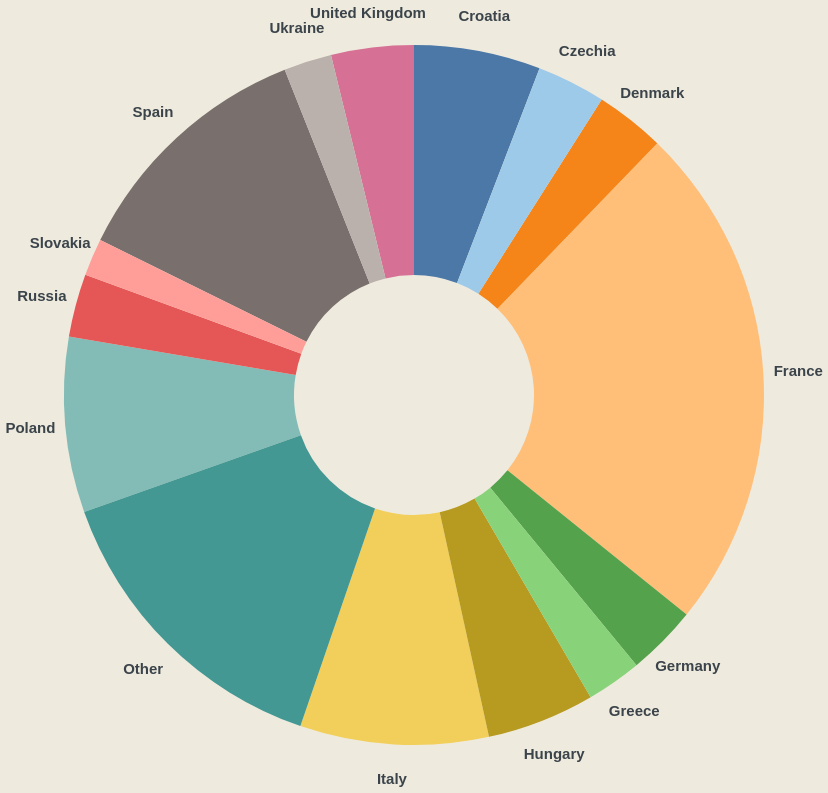

Describe this chart as a Vega-Lite specification.
### Vega-Lite specification from a JSON file in a GitHub repository (floating-point values rounded to 4 significant figures)
{"$schema": "https://vega.github.io/schema/vega-lite/v4.json", "width": 440, "height": 330, "background": "#EEEADD", "description": "A donut chart representing the number of tourists that visit each country on average.", "data": {"name": "table", "values": [{"country": "France", "value": 199200000.0, "percent": 23.56}, {"country": "Spain", "value": 98706350, "percent": 11.67}, {"country": "Italy", "value": 73570000.0, "percent": 8.7}, {"country": "Poland", "value": 68472600, "percent": 8.09}, {"country": "Croatia", "value": 49382150, "percent": 5.84}, {"country": "Hungary", "value": 42129100, "percent": 4.98}, {"country": "United Kingdom", "value": 32233250, "percent": 3.81}, {"country": "Denmark", "value": 27220000.0, "percent": 3.22}, {"country": "Germany", "value": 27428400, "percent": 3.24}, {"country": "Czechia", "value": 26810000.0, "percent": 3.17}, {"country": "Russia", "value": 24676600, "percent": 2.92}, {"country": "Greece", "value": 21517500, "percent": 2.54}, {"country": "Ukraine", "value": 18684100, "percent": 2.21}, {"country": "Slovakia", "value": 14526000, "percent": 1.72}, {"country": "Other", "value": 121000000.0, "percent": 14.31}]}, "layer": [{"mark": {"type": "arc", "innerRadius": 120, "outerRadius": 350}, "encoding": {"tooltip": [{"field": "country", "type": "nominal", "title": "Country Name"}, {"field": "value", "type": "quantitative", "title": "Avg. Number of Tourists", "format": ","}, {"field": "percent", "type": "quantitative", "title": "% of Total: "}], "color": {"field": "country", "scale": {"scheme": "tableau20"}}}}, {"mark": {"type": "text", "radius": 385, "fontSize": 15, "fontStyle": "bold", "color": "#3B444B"}, "encoding": {"text": {"field": "country", "type": "nominal"}}}], "encoding": {"theta": {"field": "value", "type": "quantitative", "stack": true}, "color": {"legend": null}}, "view": {"stroke": null}}
